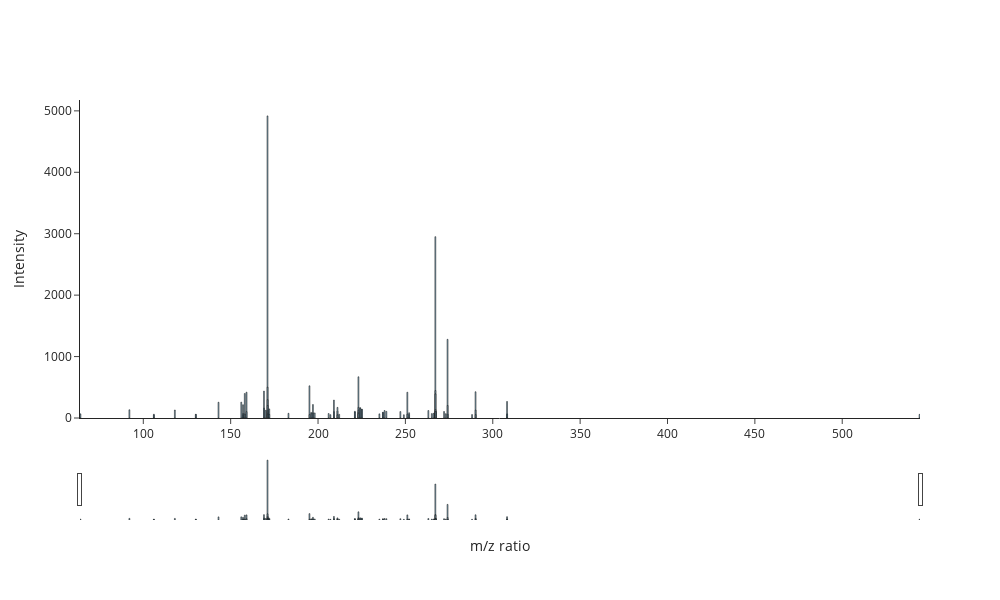

Write notebook code for a chart like this one.
### Code cell
test1 = find_scan(ms2s, 424922)
